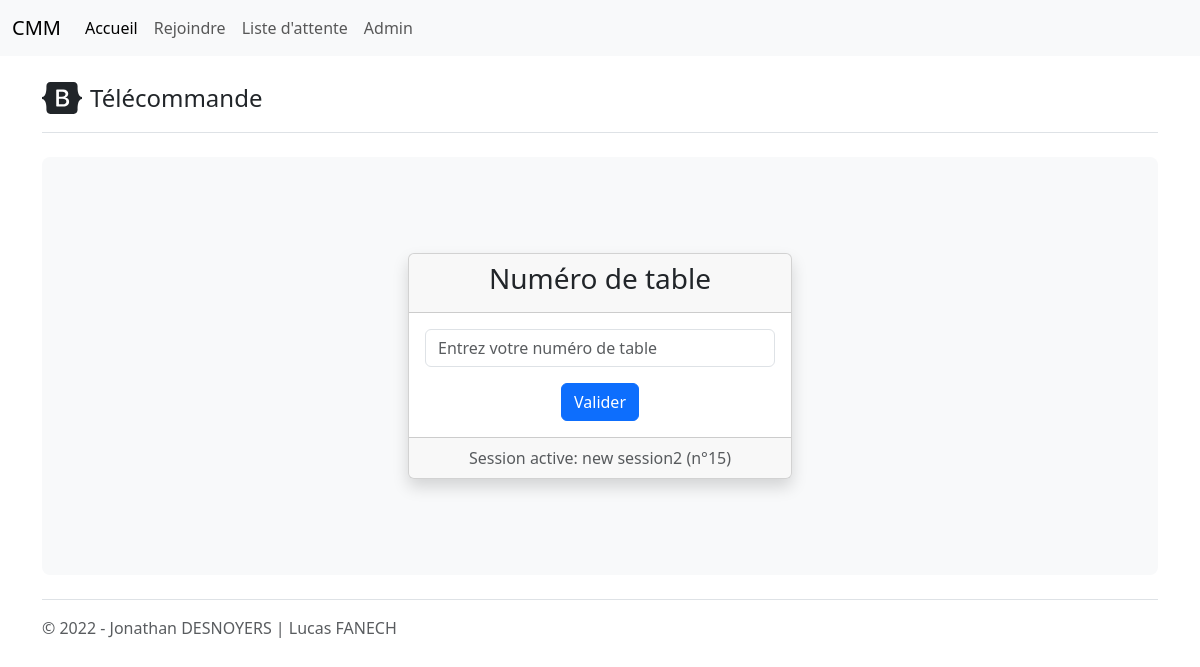
The page /simulate.php on the database as committed earlier.
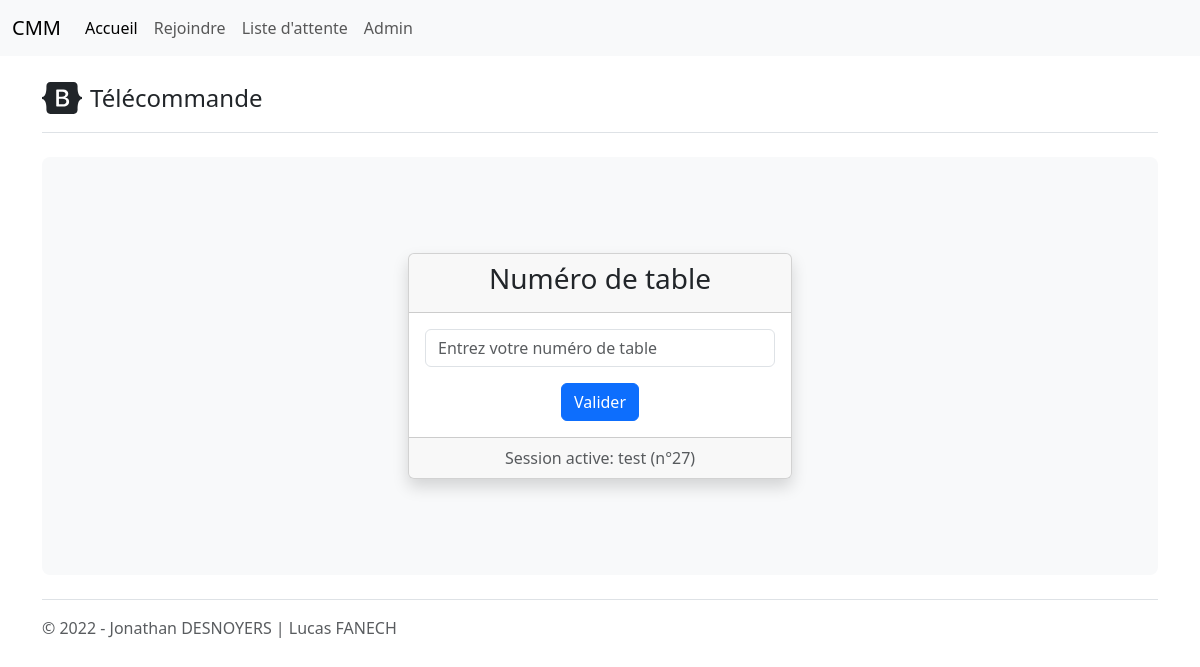
The same page on the database as committed later.
### tables this page shows
CREATE TABLE IF NOT EXISTS `sessions` (
  `id_session` int(11) NOT NULL AUTO_INCREMENT,
  `active` tinyint(1) NOT NULL,
  `session_name` varchar(30) NOT NULL,
  PRIMARY KEY (`id_session`)
);

### functions.php (called while the page is built, shortened)
<?php
function getSession(){
    include('db.php');
    $sql = "SELECT * FROM `sessions` WHERE active = 1";
    if (!empty($connection)) {
        $result = mysqli_query($connection, $sql);
    }
    if($result){
       $row = mysqli_fetch_row($result);
       return $row;
    }
    else{
        return false;
    }
}
?>

### simulate.php (the view, shortened to what this page needs)
<!DOCTYPE html>
<html lang="fr">
<head>
    <link rel="stylesheet" href="bootstrap/css/bootstrap.min.css">
    <link href="fontawesome-free-6.1.1-web/css/all.css" rel="stylesheet">
    <link rel="stylesheet" href="css/main.css">
</head>
<body>
<?php
include ('header.php');
?>
<main>
    <div class="container py-4">
        <header class="pb-3 mb-4 border-bottom">
            <a href="/" class="d-flex align-items-center text-dark text-decoration-none">
                <span class="fs-4">Télécommande</span>
            </a>
        </header>
        <div class="p-5 mb-4 bg-light rounded-3">
            <div class="container-fluid py-5 d-flex justify-content-center">
<?php
include('functions.php');
$activeSession = getSession();
if (!isset($idTable)){
    ?>
    <form class="shadow rounded" method="POST" action="simulate.php">
        <div class="card " style="width: 24rem;">
            <div class="card-header d-flex justify-content-center">
                <h3>Numéro de table</h3>
            </div>
            <div class="card-body ">
                <div class="mb-3 d-flex justify-content-center">
                    <input class="form-control" type="text" id="table" name="table" placeholder="Entrez votre numéro de table" required>
                </div>
                <div class="d-flex justify-content-center">
                    <button class="btn btn-primary" type="submit" name="idTable" value="call" >Valider</button>
                </div>
            </div>
            <div class="card-footer text-muted d-flex justify-content-center">
                 <?php
                 if ($activeSession !== null){
                     if($activeSession[0] != ""){
                         echo "Session active: ".$activeSession[2]." (n°".$activeSession[0].")";
                     }
                     else{
                         echo "Aucune session active";
                     }
                 }
                 else{
                     echo "Aucune session active";
                 }
                 ?>
            </div>
        </div>
    </form>
            <?php
}
?>
                </div>
            </div>
    <footer class="pt-3 mt-4 text-muted border-top">
        &copy; 2022 - Jonathan DESNOYERS | Lucas FANECH
    </footer>
    </div>
</main>
</body>
</html>

Rows that differ between the two databases and show on the page:
no longer on this page (row edited): sessions: session_name "new session2", id_session "15"
added sessions: session_name "test", id_session "27"
